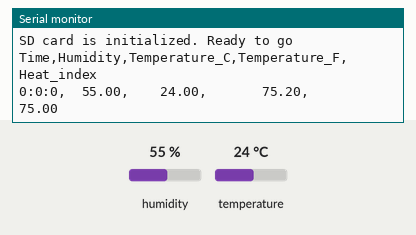
A sketch run on a simulated Arduino Uno, built with avr-gcc and run on an emulated ATmega328P. Parts: the last lines printed to the serial monitor. Inputs (shaded band) come from the test bench; at power-on: humidity 55 %, temperature 24 °C. Storage starts empty.

Above: at 1.2 s.
1.3 s: humidity set to 22 %
At 2.6 s:
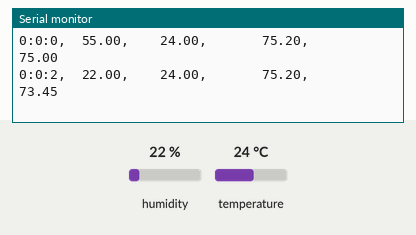
4.0 s: temperature set to 12 °C
At 4.5 s:
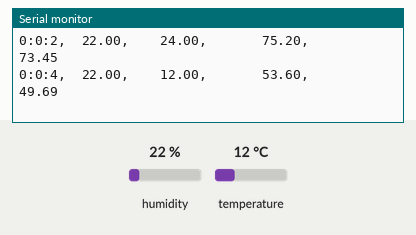
6.7 s: humidity set to 40 %
At 9.5 s:
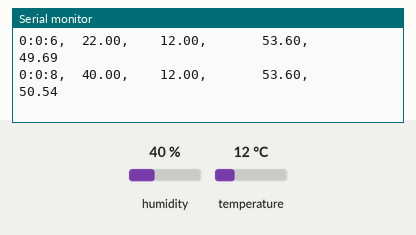
Timing chart, 0 to 11.0 s (numbered marks = the images above; inputs shaded):
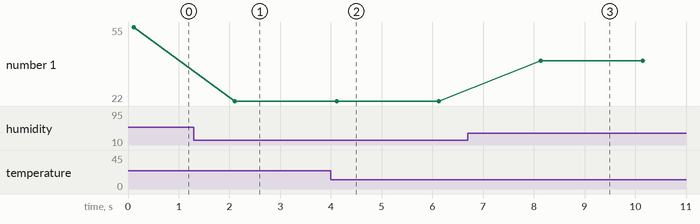

The sketch:

DHT22___ModulSDCard.ino
```cpp
#include <SD.h>
#include <SPI.h>
#include "DHT.h"

#define DHTPIN 7
#define DHTTYPE DHT22

long seconds=00;
long minutes=00;
long hours=00;

int CS_pin = 10;

DHT dht(DHTPIN, DHTTYPE);
File sd_file;

void setup()  {
  Serial.begin(9600);
  pinMode(CS_pin, OUTPUT);
  dht.begin();
  // SD Card Initialization
  if (SD.begin())  {
    Serial.println("SD card is initialized. Ready to go");
  }
  else  {
    Serial.println("Failed");
    return;
  }

  sd_file = SD.open("data.txt", FILE_WRITE);

  if (sd_file)  {
    Serial.print("Time");
    Serial.print(",");
    Serial.print("Humidity");
    Serial.print(",");
    Serial.print("Temperature_C");
    Serial.print(",");
    Serial.print("Temperature_F");
    Serial.print(",");
    Serial.println("Heat_index");

    sd_file.print("Time");
    sd_file.print(",");
    sd_file.print("Humidity");
    sd_file.print(",");
    sd_file.print("Temperature_C");
    sd_file.print(",");
    sd_file.print("Temperature_F");
    sd_file.print(",");
    sd_file.println("Heat_index");
  }
  sd_file.close(); //closing the file
}

void loop()  {
  sd_file = SD.open("data.txt", FILE_WRITE);
  if (sd_file)  {
    senddata();
  }
  // if the file didn't open, print an error:
  else  {
    Serial.println("error opening file");
  }
  delay(1000);
}

void senddata()  {
  for(long seconds = 00; seconds < 60; seconds=seconds+2)  {
    float temp = dht.readTemperature(); //Reading the temperature as Celsius and storing in temp
    float hum = dht.readHumidity();     //Reading the humidity and storing in hum
    float fah = dht.readTemperature(true);
    float heat_index = dht.computeHeatIndex(fah, hum);

    sd_file.print(hours);
    sd_file.print(":");
    sd_file.print(minutes);
    sd_file.print(":");
    sd_file.print(seconds);
    sd_file.print(",  ");
    sd_file.print(hum);
    sd_file.print(",    ");
    sd_file.print(temp);
    sd_file.print(",      ");
    sd_file.print(fah);
    sd_file.print(",      ");
    sd_file.println(heat_index);

    Serial.print(hours);
    Serial.print(":");
    Serial.print(minutes);
    Serial.print(":");
    Serial.print(seconds);
    Serial.print(",  ");
    Serial.print(hum);
    Serial.print(",    ");
    Serial.print(temp);
    Serial.print(",       ");
    Serial.print(fah);
    Serial.print(",      ");
    Serial.println(heat_index);

    if(seconds>=58)  {
      minutes= minutes + 1;
    }

    if (minutes>59)  {
      hours = hours + 1;
      minutes = 0;
    }

    sd_file.flush(); //saving the file

    delay(2000);
  }
  sd_file.close();   //closing the file
}
```

Measured:
- after the input at 1.3 s, the serial monitor: prints a new line after 0.81 s (image 1)
- after the input at 4.0 s, the serial monitor: prints a new line after 0.12 s (image 2)
- after the input at 6.7 s, the serial monitor: prints a new line after 1.4 s (image 3)
- plotted number 1: 55 → 22 after the input at 1.3 s, 22 → 40 after the input at 6.7 s
